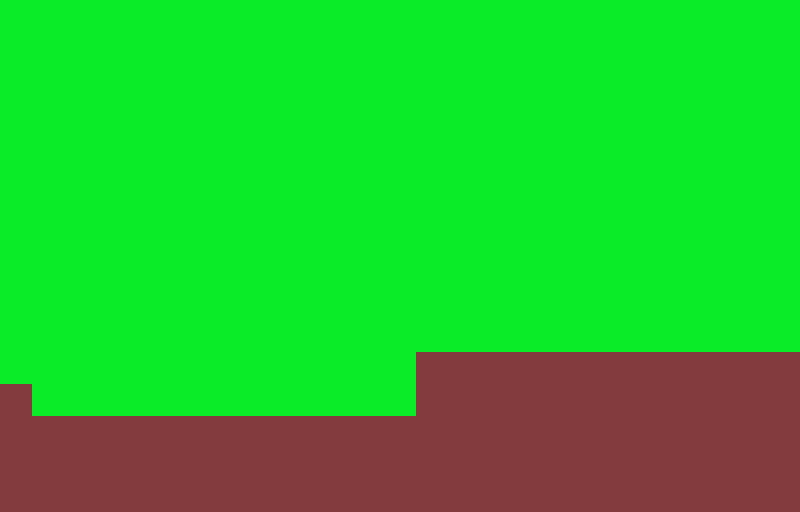

This game map was drawn from its Tiled (.tmx) file and the tilesets committed beside it. A one-line description and the full map source follow:
An orthogonal 25x16 tile map with 32x32 px tiles, 1 tile layer (visible).

<map version="1.0" orientation="orthogonal" renderorder="right-down" width="25" height="16" tilewidth="32" tileheight="32" nextobjectid="1">
 <tileset firstgid="1" name="Derp" tilewidth="32" tileheight="32" tilecount="6" columns="0">
  <properties>
   <property name="start" value="" />
  </properties>
  <tile id="0">
   <properties>
    <property name="collider" value="True" />
   </properties>
   <image width="32" height="32" source="../world/path1.png" />
  </tile>
  <tile id="1">
   <image width="32" height="32" source="../world/green.png" />
  </tile>
  <tile id="2">
   <properties>
    <property name="start" value="" />
   </properties>
   <image width="32" height="32" source="../world/start.png" />
  </tile>
  <tile id="3">
   <properties>
    <property name="end" value="" />
   </properties>
   <image width="32" height="32" source="../world/end.png" />
  </tile>
  <tile id="4">
   <properties>
    <property name="can_build" value="False" />
    <property name="node2" value="True" />
   </properties>
   <image width="32" height="32" source="../world/path2.png" />
  </tile>
  <tile id="5">
   <properties>
    <property name="can_build" value="False" />
    <property name="node3" value="True" />
   </properties>
   <image width="32" height="32" source="../world/path3.png" />
  </tile>
 </tileset>
 <layer name="visible" width="25" height="16">
  <data encoding="csv">
2,2,2,2,2,2,2,2,2,2,2,2,2,2,2,2,2,2,2,2,2,2,2,2,2,
2,2,2,2,2,2,2,2,2,2,2,2,2,2,2,2,2,2,2,2,2,2,2,2,2,
2,2,2,2,2,2,2,2,2,2,2,2,2,2,2,2,2,2,2,2,2,2,2,2,2,
2,2,2,2,2,2,2,2,2,2,2,2,2,2,2,2,2,2,2,2,2,2,2,2,2,
2,2,2,2,2,2,2,2,2,2,2,2,2,2,2,2,2,2,2,2,2,2,2,2,2,
2,2,2,2,2,2,2,2,2,2,2,2,2,2,2,2,2,2,2,2,2,2,2,2,2,
2,2,2,2,2,2,2,2,2,2,2,2,2,2,2,2,2,2,2,2,2,2,2,2,2,
2,2,2,2,2,2,2,2,2,2,2,2,2,2,2,2,2,2,2,2,2,2,2,2,2,
2,2,2,2,2,2,2,2,2,2,2,2,2,2,2,2,2,2,2,2,2,2,2,2,2,
2,2,2,2,2,2,2,2,2,2,2,2,2,2,2,2,2,2,2,2,2,2,2,2,2,
2,2,2,2,2,2,2,2,2,2,2,2,2,2,2,2,2,2,2,2,2,2,2,2,2,
2,2,2,2,2,2,2,2,2,2,2,2,2,1,1,1,1,1,1,1,1,1,1,1,1,
1,2,2,2,2,2,2,2,2,2,2,2,2,1,1,1,1,1,1,1,1,1,1,1,1,
1,1,1,1,1,1,1,1,1,1,1,1,1,1,1,1,1,1,1,1,1,1,1,1,1,
1,1,1,1,1,1,1,1,1,1,1,1,1,1,1,1,1,1,1,1,1,1,1,1,1,
1,1,1,1,1,1,1,1,1,1,1,1,1,1,1,1,1,1,1,1,1,1,1,1,1
</data>
 </layer>
</map>
